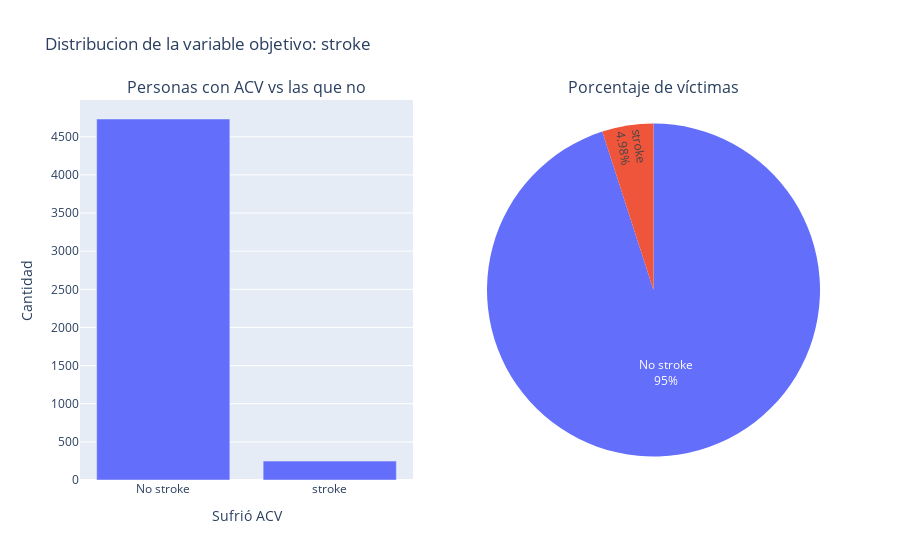

Notebook source saved alongside this figure:
### Code cell
##### Porcentaje de las personas que sufrieron un accidente cerebrovascular
cantidad = df['stroke'].value_counts().reset_index()
cantidad['index'] = np.where(counts['index'] == 0, 'No stroke','stroke')

fig = make_subplots(
    rows=1, cols=2,
    specs=[[{"type": "xy"}, {"type": "domain"}]],
    subplot_titles=("Personas con ACV vs las que no", "Porcentaje de víctimas"))

fig.add_trace(go.Bar(x=counts['index'], y=counts['stroke']),
              row=1, col=1)

fig.update_xaxes(title_text="Sufrió ACV", row=1, col=1)
fig.update_yaxes(title_text="Cantidad", row=1, col=1)

fig.add_trace(go.Pie(values=counts['stroke'], labels=counts['index'], textinfo='label+percent'),
              row=1, col=2)

fig.update_layout(title='Distribucion de la variable objetivo: stroke', height=500, showlegend=False)

fig.show()

### Figure 1 — Plotly figure (JSON) as saved in the notebook; plotly's stock layout.template omitted (floating-point values rounded to 4 significant figures)
{"data": [{"type": "bar", "x": ["No stroke", "stroke"], "xaxis": "x", "y": [4733, 248], "yaxis": "y"}, {"domain": {"x": [0.55, 1], "y": [0, 1]}, "labels": ["No stroke", "stroke"], "textinfo": "label+percent", "type": "pie", "values": [4733, 248]}], "layout": {"annotations": [{"font": {"size": 16}, "showarrow": false, "text": "Personas con ACV vs las que no", "x": 0.225, "xanchor": "center", "xref": "paper", "y": 1, "yanchor": "bottom", "yref": "paper"}, {"font": {"size": 16}, "showarrow": false, "text": "Porcentaje de víctimas", "x": 0.775, "xanchor": "center", "xref": "paper", "y": 1, "yanchor": "bottom", "yref": "paper"}], "autosize": true, "showlegend": false, "title": {"text": "Distribucion de la variable objetivo: stroke"}, "xaxis": {"anchor": "y", "autorange": true, "domain": [0, 0.45], "range": [-0.5, 1.5], "title": {"text": "Sufrió ACV"}, "type": "category"}, "yaxis": {"anchor": "x", "autorange": true, "domain": [0, 1], "range": [0, 4982.0], "title": {"text": "Cantidad"}, "type": "linear"}}}
